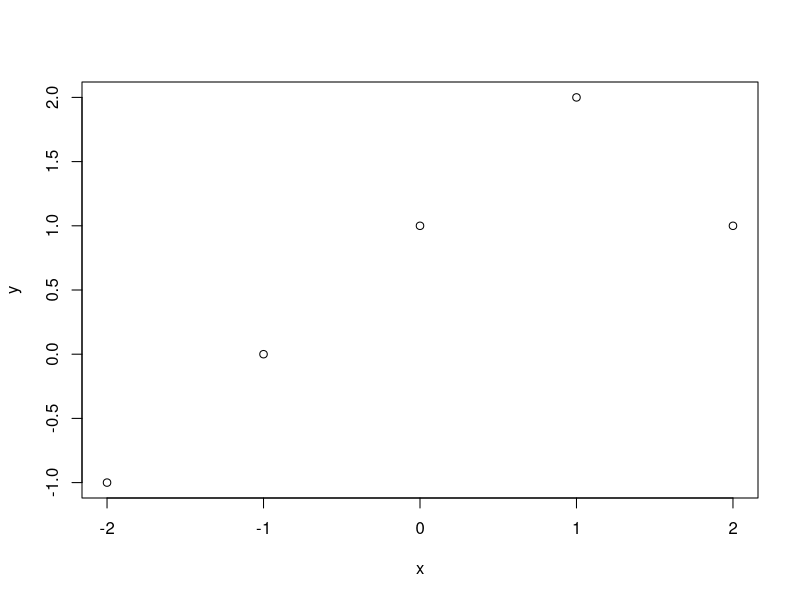
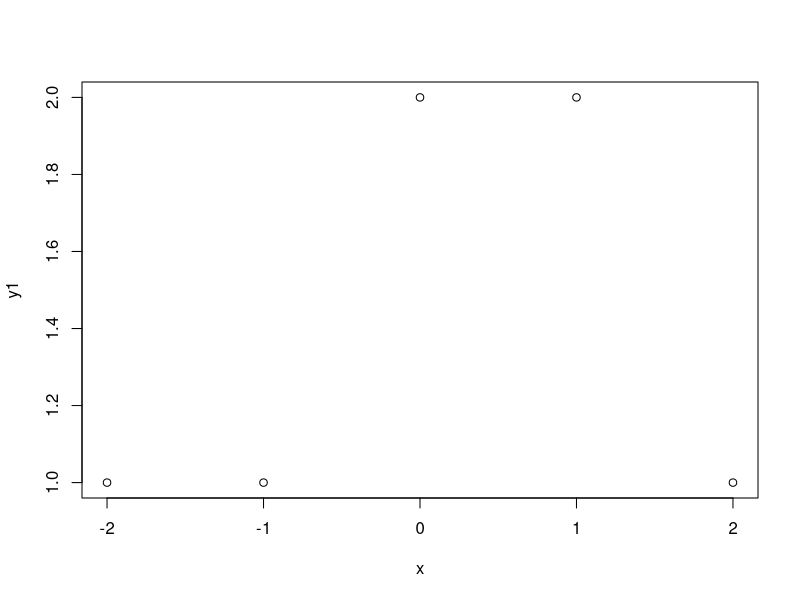
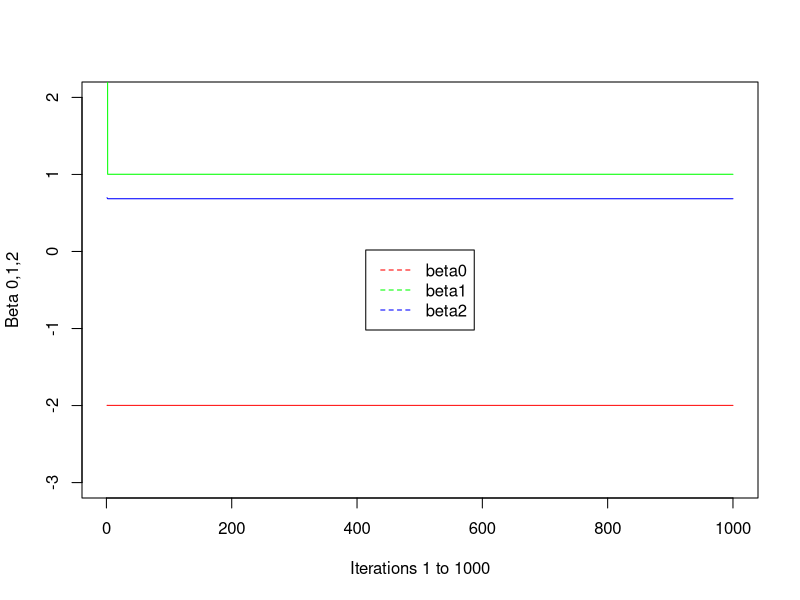
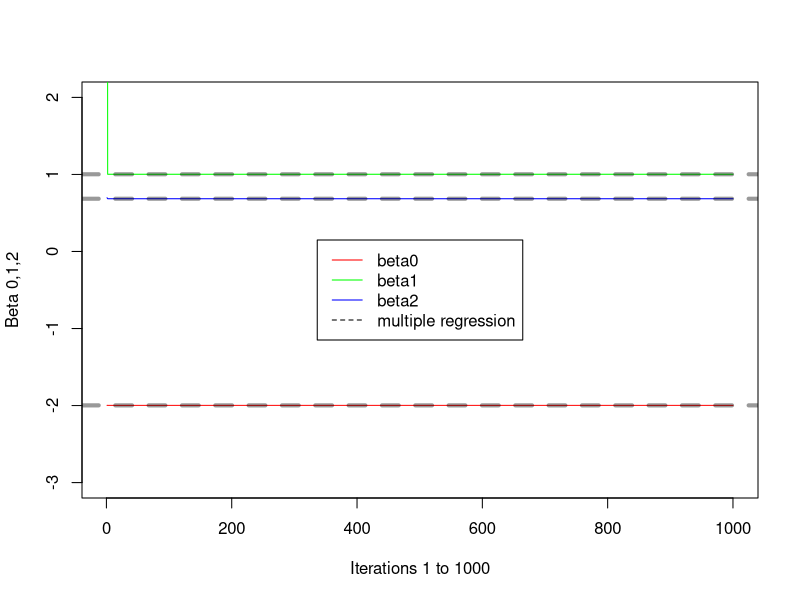

Source code (R) for these figures, in order:
## ---- chunk 1
x = c(-2,-1,0,1,2)
y = 1 + x + -2 *(x-1)^2 *I(x>=1)
plot(x, y)

#The intercept is -1. It is a downward parabola. The value of y increases between x = -2 and 1, and decreases after that (between x=1 and 2)
## ---- chunk 2
x = c(-2,-1,0,1,2)
y = c(1 + 0 + 0, #when x= -2
      1 + 0 + 0, 
      1 + 1 + 0, 
      1 + 1 + 0, 
      1 + 0 + 0)
y1 = c(1,1,2,2,1)
plot(x,y1)

#The intercept is 1. The slope is 0 when x is between -2 and -1. The slope becomes positive between x = -1 and 0. It is once again 0 between x=0,1 and then becomes negative between x=1,2. 
## ---- chunk 3
#a) 
#My equation is Y = -2 + 1X1 + 0.69X2 + e

set.seed(1)
X1 = rnorm(100)
X2 = rnorm(100)
error = rnorm(100, sd = 0.1)
Y = -2 + 1*X1 + 0.69*X2 + error #Genreate a response

#b) 
#b1 to be 25

b0 = rep(NA, 1000)
b1 = rep(NA, 1000)
b2 = rep(NA, 1000)
b1[1] = 15
## ---- chunk 4
#c, d and e) 

for (i in 1:1000) {
    a = Y - b1[i] * X1
    b2[i] = lm(a ~ X2)$coef[2]
    a = Y - b2[i] * X2
    mod1 <- lm(a ~ X1)
    if (i < 1000) {
        b1[i + 1] = mod1$coef[2]
    }
    b0[i] = mod1$coef[1]
}
plot(1:1000, b0, type = "l", xlab = "Iterations 1 to 1000", ylab = "Beta 0,1,2", ylim = c(-3, 2), col = "red")
lines(1:1000, b1, col = "green")
lines(1:1000, b2, col = "blue")
legend("center", lty=2, c("beta0", "beta1", "beta2"), col = c("red", "green", 
    "blue"))
## ---- chunk 5
#f)
mod1<- lm(Y ~ X1 + X2)

plot(1:1000, b0, type = "l", xlab = "Iterations 1 to 1000", ylab = "Beta 0,1,2", ylim = c(-3, 2), col = "red")
lines(1:1000, b1, col = "green")
lines(1:1000, b2, col = "blue")
abline(h = mod1$coef[1], lty = "dashed", lwd = 4, col = rgb(0, 0, 0, alpha = 0.4))
abline(h = mod1$coef[2], lty = "dashed", lwd = 4, col = rgb(0, 0, 0, alpha = 0.4))
abline(h = mod1$coef[3], lty = "dashed", lwd = 4, col = rgb(0, 0, 0, alpha = 0.4))
legend("center", c("beta0", "beta1", "beta2", "multiple regression"), lty = c(1,1,1,2), col=c("red","green","blue","black"))

